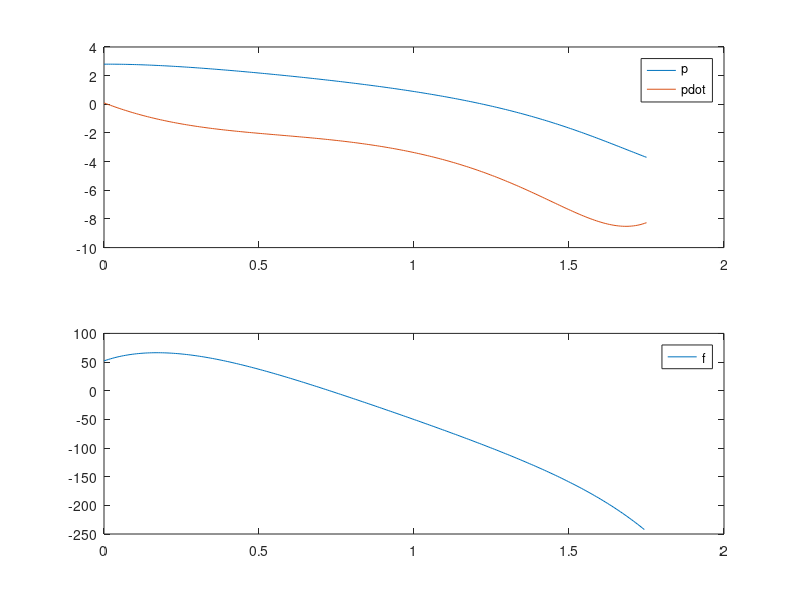

Write MATLAB code to recreate this figure.
function startercode055041
[T,X,U,XFORDISPLAY] = RunSimulation;
PlotResults(T,X,U);
p = mat2str(XFORDISPLAY(1),8)
pdot = mat2str(XFORDISPLAY(2),8)
end

function [actuators,data] = initControlSystem(sensors,references,parameters,data)
%%%%%%%%%%%%%%%%%%
% MODIFY
data.A = [0 1; (2*(-6/9))-3*((5/9)*(2^2)) -5/9];
data.B = [0;1/9];
data.C = [0 1];
data.xhat = [0;0];
data.u=0;
data.K = acker(data.A,data.B,[-1,-0.5]);
data.L = acker(data.A',data.C',[-5,-2.5])';
data.K
data.L
%
%%%%%%%%%%%%%%%%%%
[actuators,data] = runControlSystem(sensors,references,parameters,data);
end

function [actuators,data] = runControlSystem(sensors,references,parameters,data)
%%%%%%%%%%%%%%%%%%
% MODIFY
u=-data.K*data.xhat;
y=sensors.pdot - 2;%p - pe
data.xhat=data.xhat+(data.A*data.xhat+data.B*u-data.L*(data.C*data.xhat-y))*parameters.tStep;
actuators.f= u+6*2 + 5*(2^3);
%
%%%%%%%%%%%%%%%%%%
end

function [T,X,U,XFORDISPLAY] = RunSimulation
[t,x,tStep,nSteps,nStepsForDisplay] = InitSimulation;
T = t;
X = x;
U = [];
controller.init = @initControlSystem;
controller.run = @runControlSystem;
controller.sensors = GetSensors(t,x);
controller.references = struct;
controller.parameters = struct('tStep',tStep);
controller.data = struct;
[controller.actuators,controller.data] = ...
    controller.init(controller.sensors, ...
                    controller.references, ...
                    controller.parameters, ...
                    controller.data);
for iStep = 1:nSteps
    u = GetInput(controller.actuators);
    [t,x] = ode45(@(t,x) GetXDot(t,x,u),[t t+tStep],x);
    t = t(end);
    x = x(end,:)';
    controller.sensors = GetSensors(t,x);
    [controller.actuators,controller.data] = ...
    controller.run(controller.sensors, ...
                    controller.references, ...
                    controller.parameters, ...
                    controller.data);
    T = [T t];
    X = [X x];
    U = [U u];
    if iStep==nStepsForDisplay
        XFORDISPLAY = x;
    end
end
end

function [t,x,tStep,nSteps,nStepsForDisplay] = InitSimulation
t = 0;
x = [2.80; 0.10];
tStep = 0.007;
nStepsForDisplay = 25;
nSteps = 250;
end

function u = GetInput(actuators)
u = actuators.f;
end

function sensors = GetSensors(t,x)
sensors.t = t;
sensors.pdot = x(2);
end

function xdot = GetXDot(t,x,u)
xdot = [x(2); (1/9)*(-(5*x(2)+6*x(1)+5*x(1)^3)+u(1))];
end

function PlotResults(T,X,U)
clf;
subplot(2,1,1);
plot(T,X);
legend('p','pdot');
subplot(2,1,2);
plot(T(1:end-1),U);
legend('f');
end
